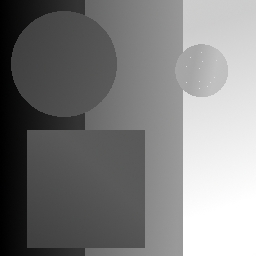
#> input picture UNSTPB/Year IV/Semester 1/Image Processing/Laboratory Exam/test1.jpg, 256 x 256 px
$ python labexam.py
#> lines starting #> are read from the running program, lines starting #| are printed output that depends on the picture
#%%

#S4. Let be the image test1.jpg with 256 graylevels.
#a. Read the image, convert it to grayscale and visualize it with the correct colormap.

#necessary modules
import matplotlib.pyplot as plt
from skimage import io, color
import numpy as np
import matplotlib as mpl

plt.close('all')

#read the image
img_orig = io.imread('test1.jpg')
#> img_orig is the input picture: shape (256, 256, 3); mean R, G, B 127.6, 127.6, 127.6

#convert to grayscale
img_gray = color.rgb2gray(img_orig)

#visualize the image
plt.figure()
plt.imshow(img_gray, cmap = 'gray')
plt.colorbar()


#b. The image contains noise inside the objects. Filter the image with the appropriate filter to reduce the noise. Visualize the result. (for bonus points, filter only inside the object)
#I will use a median filter, since the noise is non linear

img_to_be_filtered = img_gray.copy()
img_to_be_filtered = np.uint(img_to_be_filtered * 255) #convert to 0...255 from 0..1, since it was 'deconverted' when converted to grayscale
img_filtered = img_gray.copy()
h, w = img_to_be_filtered.shape #compute height and width
#> h = 256; w = 256

#for each pixel in the image, select the middle of the 3x3 neighbourhood value range and replace it in the original image
for i in range(1, h - 1):
    for j in range(1, w - 1):
        V = img_to_be_filtered[i - 1:i + 2, j - 1:j + 2]
        V = V = np.sort(V, axis = None)
        img_filtered[i, j] = V[4]

#show the image
plt.figure()
plt.imshow(img_filtered, cmap = 'gray')
plt.colorbar()


#c. Make a colormap with pure red, pure green, dark blue and white evenly spaces. Visualize the image with this colormap. Explain the result.
img_to_be_seen = img_filtered.copy()

#colormap definition
colormap = np.zeros([256, 3])

#adding pure red to the colormap
for i in range (64):
    colormap[i, 0] = 1 #R

#adding pure green to the colormap
for i in range(64, 128):
    colormap[i, 0] = 0 #R
    colormap[i, 1] = 1 #G

#adding dark blue to the colormap
for i in range(128, 192):
    colormap[i, 0] = 0 #R
    colormap[i, 1] = 0 #G
    colormap[i, 2] = 0.5 #B, value for dark blue

#adding white to the colormap
for i in range(192, 256):
    colormap[i, 0] = 1 #R
    colormap[i, 1] = 1 #G
    colormap[i, 2] = 1 #B

colormap = mpl.colors.ListedColormap(colormap) #create the colormap

#visualizing the image using this colormap
plt.figure()
plt.imshow(img_to_be_seen, cmap = colormap)
plt.colorbar()

'''
in the original photo, in the middle bar, corresponding to
the gray-ish color, a gradient can be seen, as well as in the
circle on the right, and that explains the sudden change in
color (there is a sudden change in the colormap)
'''


#d. Filter the original image with a filter that works on a 3x3 centered neighbourhood and does the difference between the current pixel and the mean of the following ones: the pixel above, the pixel below, the pixel at the right and the pixel at the left of the origin (current pixel).
#Out = current pixel - mean(top, bottom, left, right). Visualize the filtered images with the appropriate vmin and vmax.
img_to_be_filtered_2 = img_gray.copy()
img_to_be_filtered_2 = np.uint(img_to_be_filtered_2 * 255)
h_1, w_1 = img_to_be_filtered_2.shape
#> h_1 = 256; w_1 = 256

#define the mask for a 3x3 neighbourhood
mask_size = 3
mask = [[0, 1 ,0], [1, 0 ,1], [0, 1, 0]]#top, left, right, bottom pixels kernel

img_filtered_2 = np.zeros([h_1, w_1])#generate an empty image

#for each pixel in the mask, compute the mean of the neighbouring pixels and substract it from the current pixel
for i in range(mask_size // 2, h_1 - mask_size // 2):
    for j in range(mask_size // 2, w_1 - mask_size // 2):
        V = img_to_be_filtered_2[i - mask_size//2:i + mask_size//2 + 1, j - mask_size//2:j + mask_size//2 + 1]
        V = V * mask
        img_filtered_2[i, j] = img_to_be_filtered_2[i, j] - np.mean(V)

#visualize the image
plt.figure()
plt.imshow(img_filtered_2, cmap = 'gray', vmin = 0, vmax = 256)
plt.colorbar()
# %%
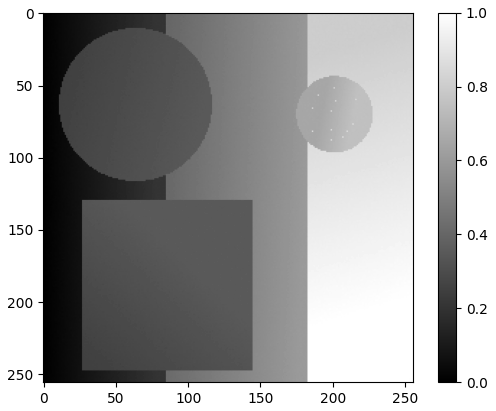
#> figure drawn by matplotlib, 2 panels
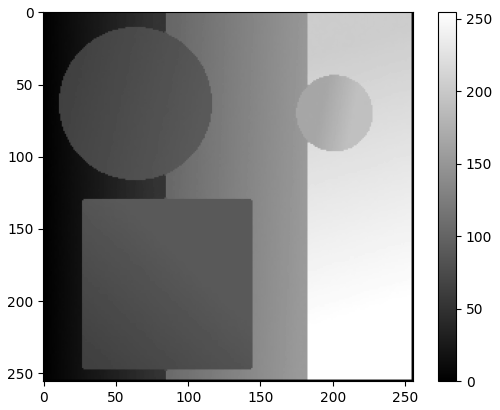
#> figure drawn by matplotlib, 2 panels
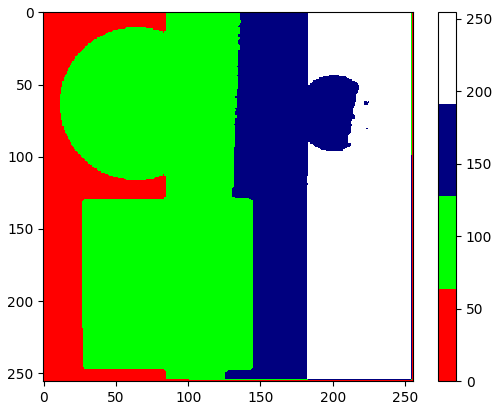
#> figure drawn by matplotlib, 2 panels
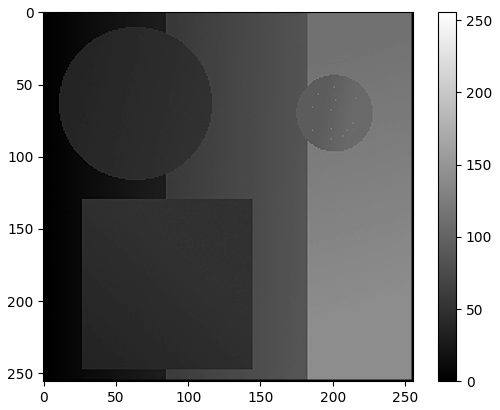
#> figure drawn by matplotlib, 2 panels
